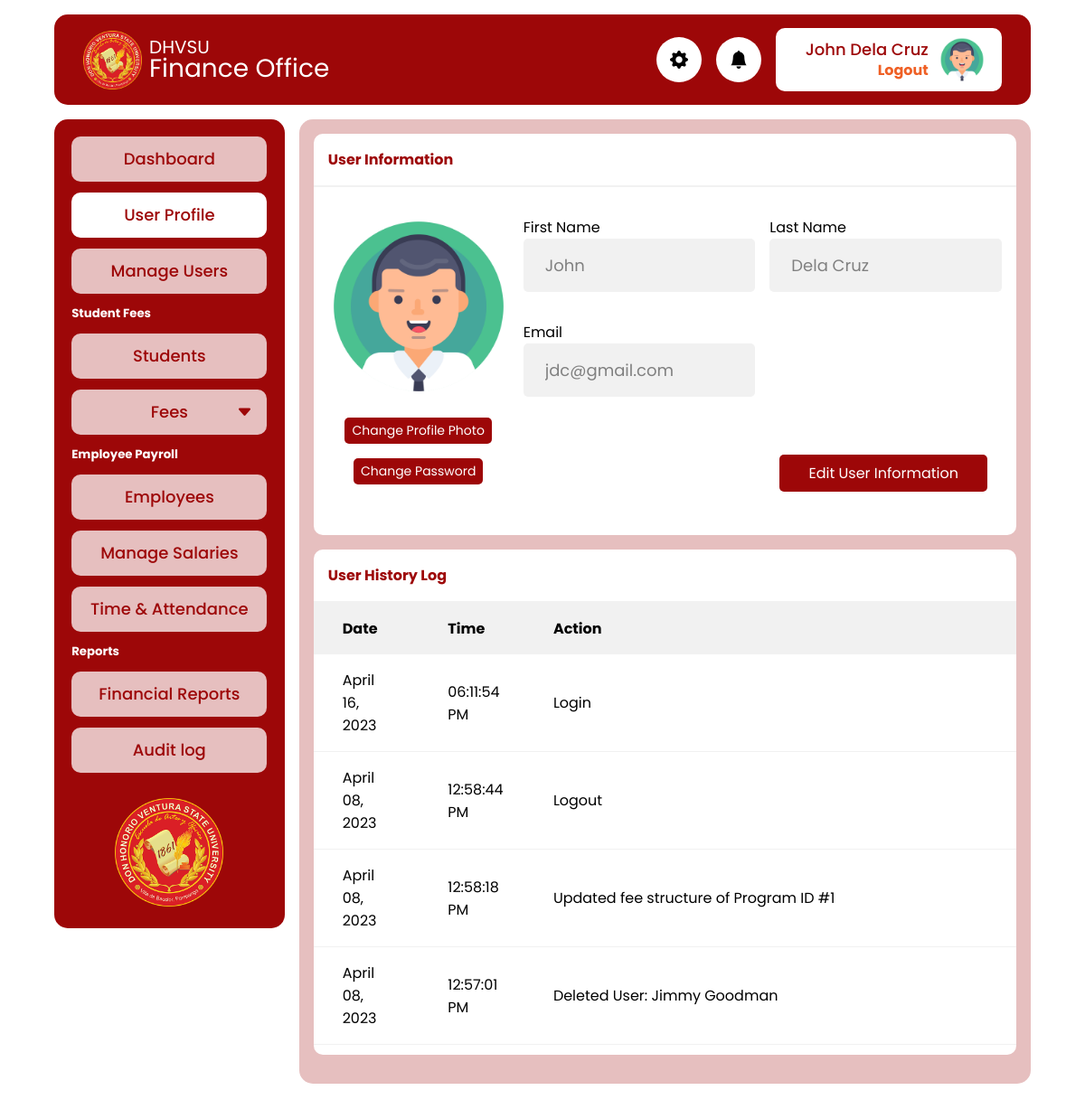
Before: /admin/profile.php (signed in) with the older database file.
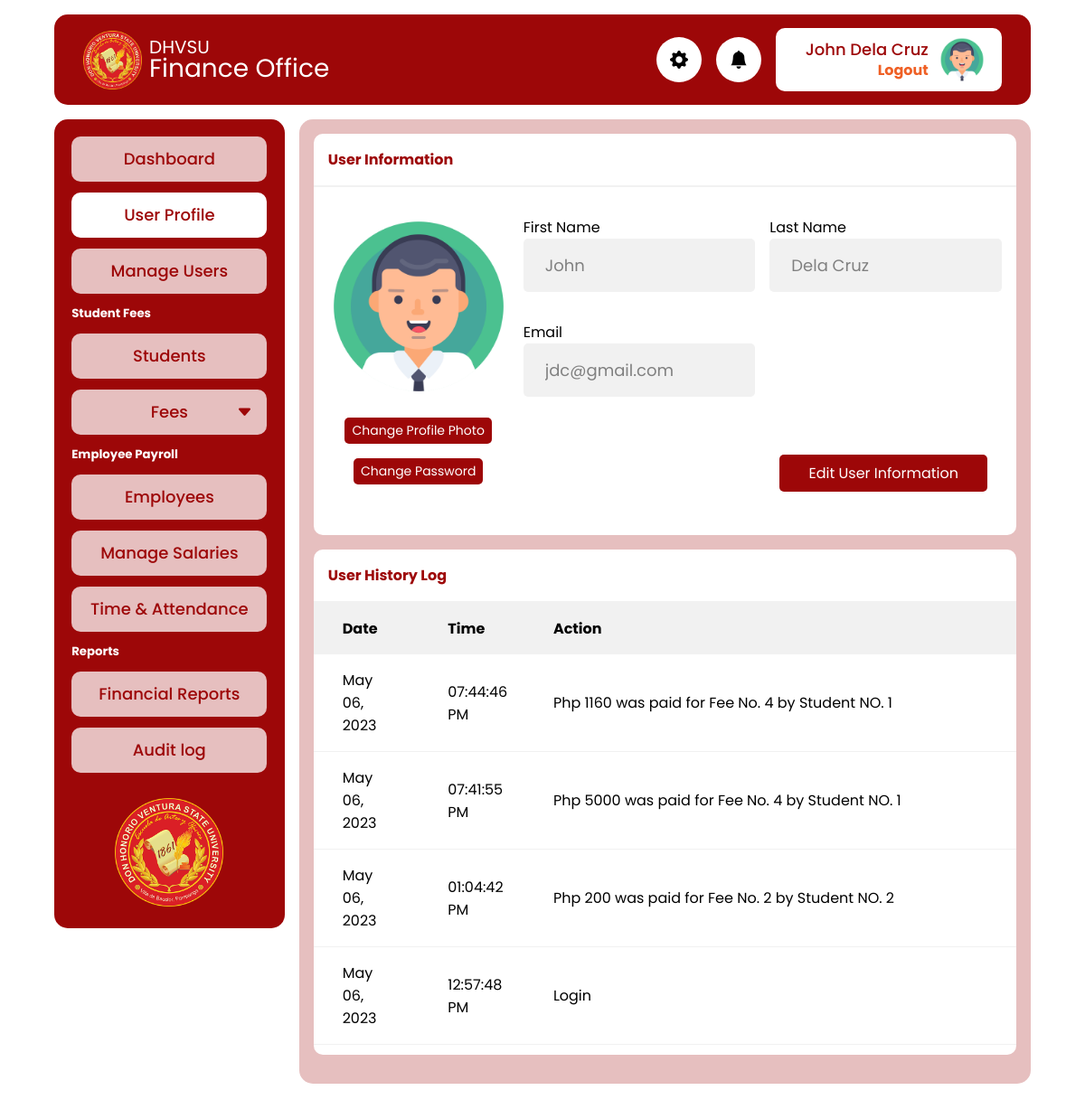
After: the same page with the newer database file.
### tables this page shows
CREATE TABLE `tbl_finance_audit_log` (
  `id` int(11) NOT NULL,
  `user_id` int(11) NOT NULL,
  `action_date` datetime NOT NULL DEFAULT current_timestamp(),
  `action_desc` text NOT NULL
);

### app/util_func.php (called while the page is built, shortened)
<?php
function fetchUserAuditLog($pdo)
{
  $user_id = $_SESSION["user"]["id"];
  $sql = "SELECT * FROM `tbl_finance_audit_log` WHERE user_id = ? ORDER BY id DESC";
  $stmt = $pdo->prepare($sql);
  $stmt->execute([$user_id]);
  if ($stmt->rowCount() > 0) {
    $data = $stmt->fetchAll();
    return $data;
  }
}

### admin/profile.php (the view, shortened to what this page needs)
<?php
require_once  './includes/header.php';
$auditLog = fetchUserAuditLog($pdo);
?>
<main>
  <div class="card fit">
    <div class="card-header">
      <h4>User Information</h4>
    </div>
    <div class="card-body profile">
      <div class="profile-photo-container">
        <picture class="profile-picture">
          <img srcset="<?= $_SESSION["user"]["profile_photo"] ?>" src="../assets/profile-placeholder.jpg" alt="" class="">
        </picture>
        <button type="button" class="btn btn-sm" id="change-dp-btn">Change Profile Photo</button>
        <button type="button" class="btn btn-sm" id="change-dp-btn" data-custom-open="modal-1">Change Password</button>
      </div>
      <form action="../app/user_info_update.php" method="post">
        <div class="user-info" id="input-list">
          <div class="info">
            <label for="first_name">First Name</label>
            <input type="text" class="input-control gray" disabled value="<?= $_SESSION["user"]["first_name"] ?>" name="first_name">
          </div>
          <div class="info">
            <label for="last_name">Last Name</label>
            <input type="text" class="input-control gray" disabled value="<?= $_SESSION["user"]["last_name"] ?>" name="last_name">
          </div>
          <div class="info">
            <label for="email">Email</label>
            <input type="text" class="input-control gray" disabled value="<?= $_SESSION["user"]["email"] ?>" name="email">
          </div>
        </div>
        <div class="edit-btn-group">
          <button type="button" class="btn" id="edit-btn">Edit User Information</button>
        </div>
      </form>
    </div>
  </div>
  <div class="card fit">
    <div class="card-header">
      <h4>User History Log</h4>
    </div>
    <div class="card-body p-0" id="user-log">
      <div class="">
        <table>
          <thead>
            <th>Date</th>
            <th>Time</th>
            <th style="width:70%">Action</th>
          </thead>
          <tbody>
            <?php
            foreach ($auditLog as $log) {
            ?>
              <tr>
                <td><?= date("F d, Y", strtotime($log["action_date"])) ?></td>
                <td><?= date("h:i:s A", strtotime($log["action_date"])) ?></td>
                <td><?= $log["action_desc"] ?></td>
              </tr>
            <?php
            }
            ?>
          </tbody>
        </table>
      </div>
    </div>
  </div>
</main>
<?php
require_once  './includes/footer.php'
?>

### admin/includes/header.php (shortened to what this page needs)
<?php
require '../config.php';
require '../app/util_func.php';
?>
<!DOCTYPE html>
<html lang="en">
<head>
  <link rel="stylesheet" href="../css/style.css">
  <link rel="stylesheet" href="../css/modal.css">
  <link rel="stylesheet" href="../css/toastify.css">
  <link rel="stylesheet" href="https://cdn.jsdelivr.net/npm/bootstrap-icons@1.10.3/font/bootstrap-icons.css">
</head>
<body>
  <header class="header">
    <a href="" class="brand">
      <img src="../icon.png" alt="" class="logo">
      <div class="site-name">
        <p class="school">DHVSU</p>
        <p class="office">Finance Office</p>
      </div>
    </a>
    <div class="header-icon">
      <i class="bi bi-gear-fill"></i>
    </div>
    <div class="header-icon">
      <i class="bi bi-bell-fill"></i>
    </div>
    <div class="header-user">
      <div class="user-account">
        <a href="profile.php" class="username">
          <p><?= $_SESSION["user"]["first_name"] . " " . $_SESSION["user"]["last_name"] ?></p>
        </a>
        <a href="./logout.php" class="logout">Logout</a>
      </div>
      <img srcset="<?= $_SESSION["user"]["profile_photo"] ?>" src="../assets/profile-placeholder.jpg" alt="" class="display-photo">
    </div>
  </header>
  <div class="container">
    <div class="sidebar">
      <ul>
        <li>
          <a class="nav-link" href="dashboard.php">
            Dashboard
          </a>
        </li>
        <li>
          <a class="nav-link" href="profile.php">
            User Profile
          </a>
        </li>
        <li>
          <a class="nav-link" href="manage_users.php">
            Manage Users
          </a>
        </li>
      </ul>
      <h5>Student Fees</h5>
      <ul>
        <li>
          <a class="nav-link" href="students.php">
            Students
          </a>
        </li>
        <li>
          <button type="button" class="nav-menu-btn" href="">
            <i class="bi bi-caret-down-fill"></i>Fees
          </button>
        </li>
      </ul>
      <h5>Employee Payroll</h5>
      <ul>
        <li>
          <a class="nav-link" href="">
            Employees
          </a>
        </li>
        <li>
          <a class="nav-link" href="">
            Manage Salaries
          </a>
        </li>
        <li>
          <a class="nav-link" href="">
            Time & Attendance
          </a>
        </li>
      </ul>
      <h5>Reports</h5>
      <ul>
        <li>
          <a class="nav-link" href="">
            Financial Reports
          </a>
        </li>
        <li>
          <a class="nav-link" href="">
            Audit log
          </a>
        </li>
      </ul>
      <img src="../icon.png" class="logo" alt="">
    </div>

### admin/includes/footer.php (shortened to what this page needs)
</div>
</body>
</html>

Changed rows visible on the page:
no longer on this page (row unchanged): tbl_finance_audit_log: action_date "April 16, 2023", action_date "06:11:54 PM", action_desc "Login"
no longer on this page (row unchanged): tbl_finance_audit_log: action_date "April 08, 2023", action_date "12:58:44 PM", action_desc "Logout"
no longer on this page (row unchanged): tbl_finance_audit_log: action_date "April 08, 2023", action_date "12:58:18 PM", action_desc "Updated fee structure of Program ID #1"
no longer on this page (row unchanged): tbl_finance_audit_log: action_date "April 08, 2023", action_date "12:57:01 PM", action_desc "Deleted User: Jimmy Goodman"
added tbl_finance_audit_log: action_date "May 06, 2023", action_date "07:44:46 PM", action_desc "Php 1160 was paid for Fee No. 4 by Student NO. 1"
added tbl_finance_audit_log: action_date "May 06, 2023", action_date "07:41:55 PM", action_desc "Php 5000 was paid for Fee No. 4 by Student NO. 1"
added tbl_finance_audit_log: action_date "May 06, 2023", action_date "01:04:42 PM", action_desc "Php 200 was paid for Fee No. 2 by Student NO. 2"
added tbl_finance_audit_log: action_date "May 06, 2023", action_date "12:57:48 PM", action_desc "Login"
